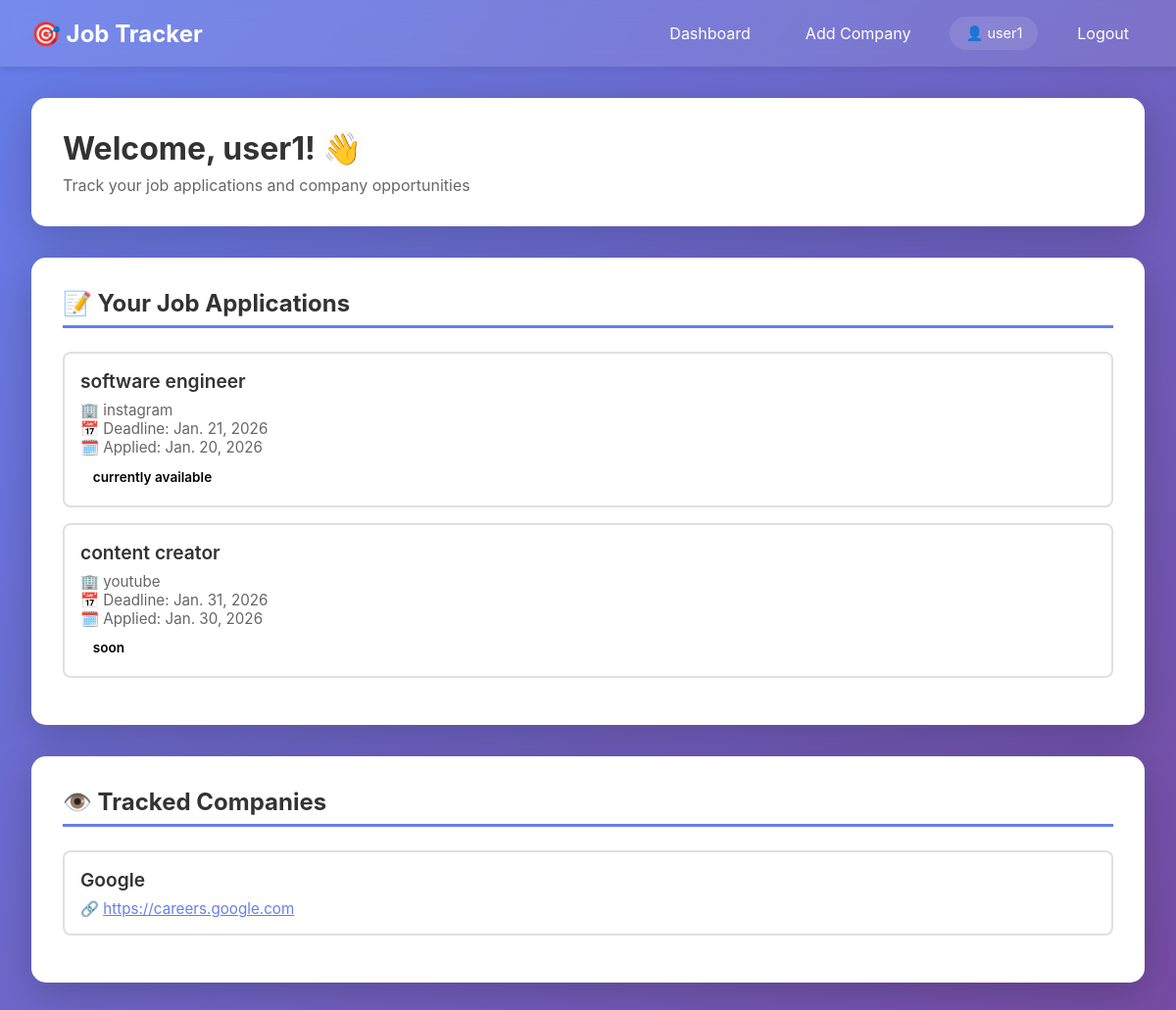
Screenshot of / (signed in) with the database file from the repository.
### applications/models.py (models this page shows, shortened)
class JobApplication(models.Model):
    user = models.ForeignKey(User, on_delete=models.CASCADE)
    company = models.ForeignKey(Company, on_delete=models.CASCADE)
    role = models.CharField(max_length=100)
    deadline = models.DateField()
    status = models.CharField(max_length=20)
    applied_date = models.DateField(auto_now_add=True)

class Company(models.Model):
    name = models.CharField(max_length=100)

class TrackedCompany(models.Model):
    user = models.ForeignKey(User, on_delete=models.CASCADE)
    name = models.CharField(max_length=100)
    career_url = models.URLField()

### applications/views.py (the view)
# urls.py: path('', dashboard, name='dashboard'),
@login_required
def dashboard(request):
    jobs = JobApplication.objects.filter(user=request.user)
    companies = TrackedCompany.objects.filter(user=request.user)
    return render(
        request,
        'dashboard.html',
        {
            'jobs': jobs,
            'companies': companies
        }
    )

### applications/templates/dashboard.html (shortened to what this page needs)
{% extends 'base.html' %}
{% block content %}
<div class="dashboard-container">
    <div class="dashboard-header">
        <h1>Welcome, {{ user.username }}! 👋</h1>
        <p>Track your job applications and company opportunities</p>
    </div>
    <div class="section">
        <h2>📝 Your Job Applications</h2>
        {% if jobs %}
            <ul class="job-list">
                {% for job in jobs %}
                <li class="job-item">
                    <div class="job-title">{{ job.role }}</div>
                    <div class="job-details">
                        🏢 {{ job.company.name }}<br>
                        📅 Deadline: {{ job.deadline }}<br>
                        🗓️ Applied: {{ job.applied_date }}
                    </div>
                    <span class="status-badge status-{{ job.status|lower }}">
                        {{ job.status }}
                    </span>
                </li>
                {% endfor %}
            </ul>
        {% else %}
            <div class="empty-state">
                <p>No job applications yet. Start tracking your applications!</p>
            </div>
        {% endif %}
    </div>
    <div class="section">
        <h2>👁️ Tracked Companies</h2>
        {% if companies %}
            <ul class="company-list">
                {% for company in companies %}
                <li class="company-item">
                    <div class="job-title">{{ company.name }}</div>
                    <div class="job-details">
                        🔗 <a href="{{ company.career_url }}" target="_blank" style="color: #667eea;">{{ company.career_url }}</a>
                    </div>
                </li>
                {% endfor %}
            </ul>
        {% else %}
            <div class="empty-state">
                <p>No companies tracked yet.</p>
                <a href="{% url 'add_company' %}" class="add-button">+ Add Company to Track</a>
            </div>
        {% endif %}
    </div>
</div>
{% endblock %}

### applications/templates/base.html (shortened to what this page needs)
<!DOCTYPE html>
<html lang="en">
<head>
</head>
<body>
    {% if user.is_authenticated %}
    <nav>
        <div class="container">
            <h1>🎯 Job Tracker</h1>
            <div class="nav-links">
                <a href="{% url 'dashboard' %}">Dashboard</a>
                <a href="{% url 'add_company' %}">Add Company</a>
                <span class="user-info">
                    👤 {{ user.username }}
                </span>
                <a href="{% url 'logout' %}">Logout</a>
            </div>
        </div>
    </nav>
    {% endif %}
    <div class="main-content">
        <div class="container">
            {% block content %}
            {% endblock %}
        </div>
    </div>
</body>
</html>

### applications/templates/base.html (style rules this page uses)
* { margin: 0; padding: 0; box-sizing: border-box; }
body { font-family: -apple-system, BlinkMacSystemFont, 'Segoe UI', Roboto, Oxygen, Ubuntu, Cantarell, sans-serif; background: linear-gradient(135deg, #667eea 0%, #764ba2 100%); min-height: 100vh; display: flex; flex-direction: column; }
nav { background: rgba(255, 255, 255, 0.1); backdrop-filter: blur(10px); padding: 1rem 2rem; box-shadow: 0 2px 10px rgba(0,0,0,0.1); }
nav .container { max-width: 1200px; margin: 0 auto; display: flex; justify-content: space-between; align-items: center; }
nav h1 { color: white; font-size: 1.5rem; }
nav .nav-links { display: flex; align-items: center; }
nav .nav-links a { color: white; text-decoration: none; margin-left: 1.5rem; padding: 0.5rem 1rem; border-radius: 5px; transition: background 0.3s; }
nav .user-info { color: white; margin-left: 1.5rem; padding: 0.5rem 1rem; background: rgba(255, 255, 255, 0.1); border-radius: 20px; font-size: 0.9rem; }
.main-content { flex: 1; display: flex; justify-content: center; align-items: center; padding: 2rem; }
.container { max-width: 1200px; width: 100%; }

### applications/templates/dashboard.html (style rules this page uses)
.dashboard-container { max-width: 1200px; width: 100%; }
.dashboard-header { background: white; border-radius: 15px; padding: 2rem; margin-bottom: 2rem; box-shadow: 0 10px 40px rgba(0,0,0,0.2); }
.dashboard-header h1 { color: #333; margin-bottom: 0.5rem; }
.dashboard-header p { color: #666; }
.section { background: white; border-radius: 15px; padding: 2rem; margin-bottom: 2rem; box-shadow: 0 10px 40px rgba(0,0,0,0.2); }
.section h2 { color: #333; margin-bottom: 1.5rem; border-bottom: 3px solid #667eea; padding-bottom: 0.5rem; }
.job-list, .company-list { list-style: none; }
.job-item, .company-item { padding: 1rem; border: 2px solid #e0e0e0; border-radius: 8px; margin-bottom: 1rem; transition: border-color 0.3s, transform 0.2s; }
.job-title { font-size: 1.2rem; font-weight: 600; color: #333; margin-bottom: 0.5rem; }
.job-details { color: #666; font-size: 0.95rem; }
.status-badge { display: inline-block; padding: 0.3rem 0.8rem; border-radius: 15px; font-size: 0.85rem; font-weight: 600; margin-top: 0.5rem; }

### rows the page displays
JobApplication: role "software engineer", company.name "instagram", deadline "Jan. 21, 2026", applied_date "Jan. 20, 2026", status "currently available"
JobApplication: role "content creator", company.name "youtube", deadline "Jan. 31, 2026", applied_date "Jan. 30, 2026", status "soon"
TrackedCompany: name "Google", career_url "https://careers.google.com"

### other values shown
{{ user.username }} "user1"
